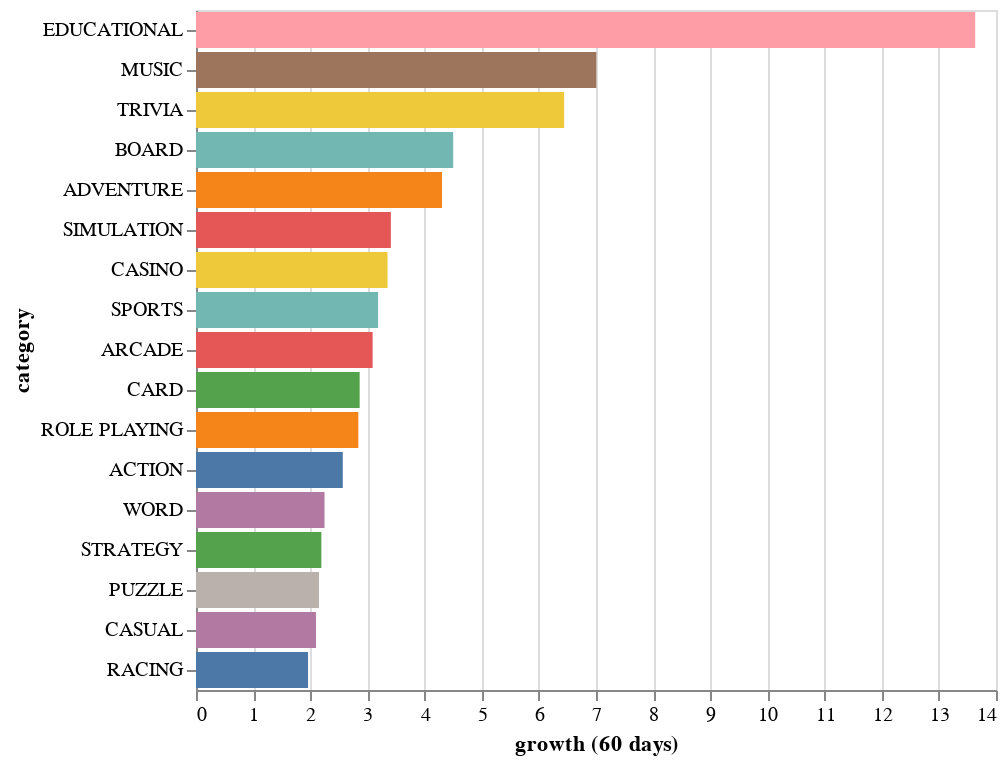

The cell this chart's notebook holds for it:
### Code cell
selection = alt.selection(type="single", on="mouseover", fields=["category"])

fig = alt.Chart(g.reset_index()).mark_bar().encode(
    x="growth (60 days):Q",
    y=alt.Y("category:N", sort="-x"),
    color=alt.Color("category:N", legend=None),
    opacity=alt.condition(selection, alt.value(1), alt.value(0.5))
).add_selection(
    selection
)

fig

### Figure 1 — Vega-Lite specification as saved in the notebook (floating-point values rounded to 4 significant figures)
{"config": {"view": {"continuousWidth": 400, "continuousHeight": 300}}, "data": {"name": "data-dbec760d3ad5478da96a3c7b51e9a7a2"}, "mark": "bar", "encoding": {"color": {"type": "nominal", "field": "category", "legend": null}, "opacity": {"condition": {"value": 1, "selection": "selector003"}, "value": 0.5}, "x": {"type": "quantitative", "field": "growth (60 days)"}, "y": {"type": "nominal", "field": "category", "sort": "-x"}}, "selection": {"selector003": {"type": "single", "on": "mouseover", "fields": ["category"]}}, "$schema": "https://vega.github.io/schema/vega-lite/v4.8.1.json", "datasets": {"data-dbec760d3ad5478da96a3c7b51e9a7a2": [{"category": "ACTION", "rank": 50.5, "total ratings": 4134000.0, "installs": 66500.0, "average rating": 4.246, "growth (30 days)": 1453.0, "growth (60 days)": 2.569, "price": 0.0099, "5 star ratings": 2975000.0, "4 star ratings": 359200.0, "3 star ratings": 198400.0, "2 star ratings": 109800.0, "1 star ratings": 491800.0, "paid": 0.01}, {"category": "ADVENTURE", "rank": 50.5, "total ratings": 919700.0, "installs": 18880.0, "average rating": 4.264, "growth (30 days)": 30.87, "growth (60 days)": 4.305, "price": 0.0499, "5 star ratings": 648400.0, "4 star ratings": 103500.0, "3 star ratings": 51670.0, "2 star ratings": 24650.0, "1 star ratings": 91510.0, "paid": 0.01}, {"category": "ARCADE", "rank": 50.5, "total ratings": 1852000.0, "installs": 69310.0, "average rating": 4.295, "growth (30 days)": 23.24, "growth (60 days)": 3.091, "price": 0.0948, "5 star ratings": 1337000.0, "4 star ratings": 194400.0, "3 star ratings": 104700.0, "2 star ratings": 49340.0, "1 star ratings": 165900.0, "paid": 0.02}, {"category": "BOARD", "rank": 50.5, "total ratings": 470900.0, "installs": 20380.0, "average rating": 4.347, "growth (30 days)": 157.3, "growth (60 days)": 4.501, "price": 0.0, "5 star ratings": 338600.0, "4 star ratings": 51620.0, "3 star ratings": 23180.0, "2 star ratings": 10890.0, "1 star ratings": 46580.0, "paid": 0.0}, {"category": "CARD", "rank": 50.74, "total ratings": 321800.0, "installs": 11480.0, "average rating": 4.421, "growth (30 days)": 2.029, "growth (60 days)": 2.864, "price": 0.02451, "5 star ratings": 229100.0, "4 star ratings": 45030.0, "3 star ratings": 16210.0, "2 star ratings": 6789.0, "1 star ratings": 24670.0, "paid": 0.008197}, {"category": "CASINO", "rank": 50.5, "total ratings": 371200.0, "installs": 7885.0, "average rating": 4.438, "growth (30 days)": 2.226, "growth (60 days)": 3.352, "price": 0.0, "5 star ratings": 274800.0, "4 star ratings": 41350.0, "3 star ratings": 18640.0, "2 star ratings": 7763.0, "1 star ratings": 28600.0, "paid": 0.0}, {"category": "CASUAL", "rank": 51.21, "total ratings": 2497000.0, "installs": 67130.0, "average rating": 4.335, "growth (30 days)": 19.77, "growth (60 days)": 2.099, "price": 0.0, "5 star ratings": 1812000.0, "4 star ratings": 287300.0, "3 star ratings": 134800.0, "2 star ratings": 59790.0, "1 star ratings": 202500.0, "paid": 0.0}, {"category": "EDUCATIONAL", "rank": 50.5, "total ratings": 142400.0, "installs": 15960.0, "average rating": 4.254, "growth (30 days)": 99.57, "growth (60 days)": 13.64, "price": 0.0, "5 star ratings": 101000.0, "4 star ratings": 13420.0, "3 star ratings": 7867.0, "2 star ratings": 4722.0, "1 star ratings": 15420.0, "paid": 0.0}, {"category": "MUSIC", "rank": 50.5, "total ratings": 224500.0, "installs": 12860.0, "average rating": 4.18, "growth (30 days)": 2.477, "growth (60 days)": 7.006, "price": 0.0199, "5 star ratings": 154800.0, "4 star ratings": 23010.0, "3 star ratings": 13780.0, "2 star ratings": 7317.0, "1 star ratings": 25610.0, "paid": 0.01}, {"category": "PUZZLE", "rank": 50.5, "total ratings": 983900.0, "installs": 36310.0, "average rating": 4.394, "growth (30 days)": 2.232, "growth (60 days)": 2.153, "price": 0.0, "5 star ratings": 708200.0, "4 star ratings": 128200.0, "3 star ratings": 58380.0, "2 star ratings": 23550.0, "1 star ratings": 65590.0, "paid": 0.0}, {"category": "RACING", "rank": 50.5, "total ratings": 1364000.0, "installs": 46400.0, "average rating": 4.312, "growth (30 days)": 58.09, "growth (60 days)": 1.961, "price": 0.0, "5 star ratings": 980700.0, "4 star ratings": 140200.0, "3 star ratings": 75150.0, "2 star ratings": 37100.0, "1 star ratings": 130400.0, "paid": 0.0}, {"category": "ROLE PLAYING", "rank": 50.5, "total ratings": 744700.0, "installs": 14490.0, "average rating": 4.276, "growth (30 days)": 1.186, "growth (60 days)": 2.841, "price": 0.0, "5 star ratings": 518700.0, "4 star ratings": 92060.0, "3 star ratings": 41830.0, "2 star ratings": 19370.0, "1 star ratings": 72670.0, "paid": 0.0}, {"category": "SIMULATION", "rank": 50.5, "total ratings": 1070000.0, "installs": 28710.0, "average rating": 4.318, "growth (30 days)": 6.954, "growth (60 days)": 3.41, "price": 0.0, "5 star ratings": 754500.0, "4 star ratings": 134300.0, "3 star ratings": 64510.0, "2 star ratings": 28810.0, "1 star ratings": 87880.0, "paid": 0.0}, {"category": "SPORTS", "rank": 50.5, "total ratings": 1257000.0, "installs": 34910.0, "average rating": 4.261, "growth (30 days)": 1.306, "growth (60 days)": 3.187, "price": 0.0, "5 star ratings": 876000.0, "4 star ratings": 154800.0, "3 star ratings": 74890.0, "2 star ratings": 32890.0, "1 star ratings": 118400.0, "paid": 0.0}, {"category": "STRATEGY", "rank": 50.5, "total ratings": 1835000.0, "installs": 23920.0, "average rating": 4.265, "growth (30 days)": 26.82, "growth (60 days)": 2.194, "price": 0.0, "5 star ratings": 1315000.0, "4 star ratings": 210800.0, "3 star ratings": 96770.0, "2 star ratings": 41670.0, "1 star ratings": 170100.0, "paid": 0.0}, {"category": "TRIVIA", "rank": 50.5, "total ratings": 298600.0, "installs": 7041.0, "average rating": 4.246, "growth (30 days)": 49.28, "growth (60 days)": 6.443, "price": 0.0199, "5 star ratings": 208300.0, "4 star ratings": 43340.0, "3 star ratings": 17710.0, "2 star ratings": 7240.0, "1 star ratings": 22050.0, "paid": 0.01}, {"category": "WORD", "rank": 49.15, "total ratings": 419600.0, "installs": 13070.0, "average rating": 4.444, "growth (30 days)": 1326.0, "growth (60 days)": 2.249, "price": 0.0, "5 star ratings": 301900.0, "4 star ratings": 62570.0, "3 star ratings": 24070.0, "2 star ratings": 8835.0, "1 star ratings": 22290.0, "paid": 0.0}]}}
